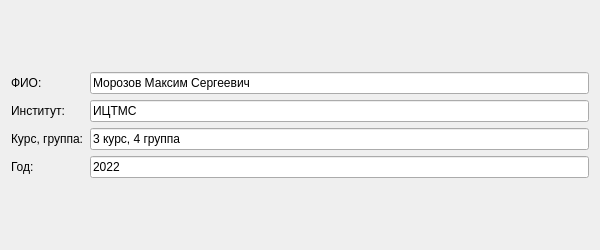
<?xml version="1.0" encoding="UTF-8"?>
<ui version="4.0">
 <class>DialogAbout</class>
 <widget class="QDialog" name="DialogAbout">
  <property name="geometry">
   <rect>
    <x>0</x>
    <y>0</y>
    <width>600</width>
    <height>250</height>
   </rect>
  </property>
  <property name="windowTitle">
   <string>Dialog</string>
  </property>
  <layout class="QGridLayout" name="gridLayout_3">
   <item row="0" column="0">
    <layout class="QGridLayout" name="gridLayout_2">
     <item row="0" column="0">
      <layout class="QGridLayout" name="gridLayout">
       <item row="0" column="0">
        <widget class="QLabel" name="label">
         <property name="text">
          <string>ФИО:</string>
         </property>
        </widget>
       </item>
       <item row="0" column="1">
        <widget class="QLineEdit" name="lineEdit">
         <property name="text">
          <string>Морозов Максим Сергеевич</string>
         </property>
        </widget>
       </item>
       <item row="1" column="0">
        <widget class="QLabel" name="label_2">
         <property name="text">
          <string>Институт:</string>
         </property>
        </widget>
       </item>
       <item row="1" column="1">
        <widget class="QLineEdit" name="lineEdit_2">
         <property name="text">
          <string>ИЦТМС</string>
         </property>
        </widget>
       </item>
       <item row="2" column="0">
        <widget class="QLabel" name="label_3">
         <property name="text">
          <string>Курс, группа:</string>
         </property>
        </widget>
       </item>
       <item row="2" column="1">
        <widget class="QLineEdit" name="lineEdit_3">
         <property name="text">
          <string>3 курс, 4 группа</string>
         </property>
        </widget>
       </item>
       <item row="3" column="0">
        <widget class="QLabel" name="label_4">
         <property name="text">
          <string>Год:</string>
         </property>
        </widget>
       </item>
       <item row="3" column="1">
        <widget class="QLineEdit" name="lineEdit_4">
         <property name="text">
          <string>2022</string>
         </property>
        </widget>
       </item>
      </layout>
     </item>
    </layout>
   </item>
  </layout>
 </widget>
 <resources/>
 <connections/>
</ui>
